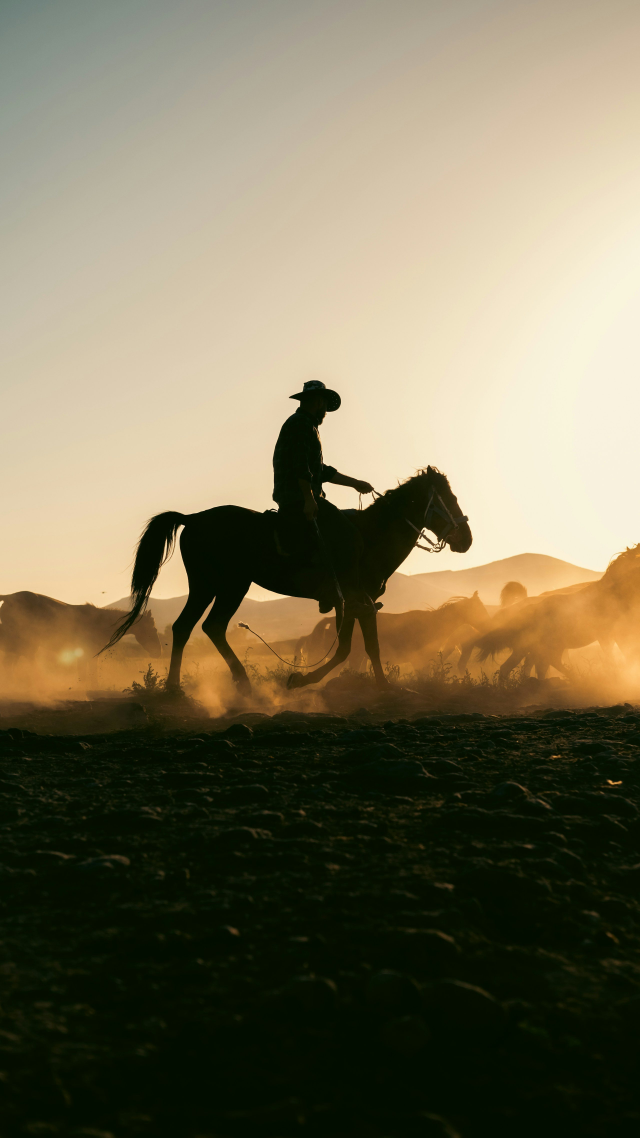
#> input picture app/lab/wanted/art/dust-rider.jpg, 2560 x 4551 px, found by its file name (shown at 1/4 size)
$ python titles-silhouette.py
#> lines starting #> are read from the running program, lines starting #| are printed output that depends on the picture
"""
The title cards' silhouettes: black where a picture is dark, clear where it
is light, so each prints over its card's field with no filter and no blend
at run time (both repaint the picture whenever its card is shown, and cost
the cut a frame or two on a slower machine).

The curve is the one the cards first used in CSS: greyscale, contrast 7
about a middle grey, brightness 0.85; what was multiplied over the field
becomes the alpha of a black layer. A painting is softer than a
photograph, so it is softened a touch first and lone specks are cleared
after, or its brushwork prints as grit.

Each is baked wide enough to stay sharp full-screen on a high-density
display (a 1440px screen at 2x is 2880 device pixels). The sources live in
assets/titles-source/ (git-ignored): the rider photograph is kept there
(Unsplash, see components/cards/art/credits.ts), and the full-size painting
is fetched from Wikimedia Commons when it is not there.

    python scripts/titles-silhouette.py

Rerun if a picture is replaced.
"""

import urllib.request
from pathlib import Path

from PIL import Image, ImageFilter

ROOT = Path(__file__).resolve().parent.parent
OUT = ROOT / "components/cards/art"
SOURCES = ROOT / "assets/titles-source"

# name, source file, where to fetch it if missing, width, middle grey,
# soften (px at the baked width), despeckle (median size, 0 = none)
JOBS = [
    # The opening: a photograph of a rider (Unsplash licence), at its full width,
    # and small for the share card (app/opengraph-image.tsx).
    ("rider", SOURCES / "dust-rider.jpg", None, 2560, 0.5, 0, 0),
    ("rider-og", SOURCES / "dust-rider.jpg", None, 700, 0.5, 0, 0),
    # The last card: Frederic Remington, "The Fall of the Cowboy" (1895),
    # public domain; the Amon Carter Museum's scan, 4500 x 3124.
    (
        "gate",
        SOURCES / "fall-of-the-cowboy-4500.jpg",
        "https://upload.wikimedia.org/wikipedia/commons/4/47/The_Fall_of_the_Cowboy%2C_1895%2C_by_Frederic_S._Remington.jpg",
        3200,
        0.45,
        1.0,
        5,
    ),
]


def fetch(path: Path, url: str) -> None:
    path.parent.mkdir(parents=True, exist_ok=True)
    request = urllib.request.Request(url, headers={"User-Agent": "titles-silhouette/1.0"})
    with urllib.request.urlopen(request) as response:
        path.write_bytes(response.read())
    print("fetched", path.relative_to(ROOT))


def bake(name: str, source: Path, url: str | None, width: int, middle: float, soften: float, despeckle: int) -> None:
#> called with name = 'rider', width = 2560, middle = 0.5, soften = 0, despeckle = 0
    if not source.exists():
        if not url:
            raise FileNotFoundError(source)
        fetch(source, url)
    picture = Image.open(source).convert("L")
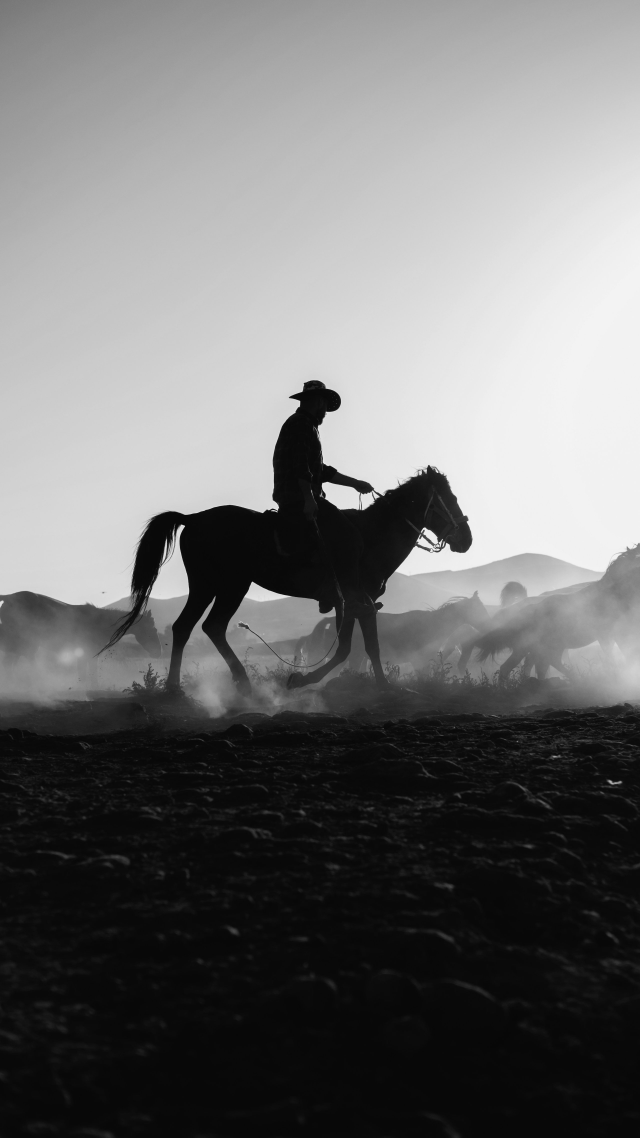
#> picture: PIL image 2560x4551 L (shown at 1/4 size); min 0, max 252, mean 113.2
    if picture.width != width:
        picture = picture.resize((width, round(picture.height * width / picture.width)), Image.LANCZOS)
    if soften:
        picture = picture.filter(ImageFilter.GaussianBlur(soften))

    def curve(v: int) -> int:
        x = min(1.0, max(0.0, (v / 255 - middle) * 7 + 0.5)) * 0.85
        return round((1 - x) * 255)

    alpha = picture.point([curve(v) for v in range(256)])
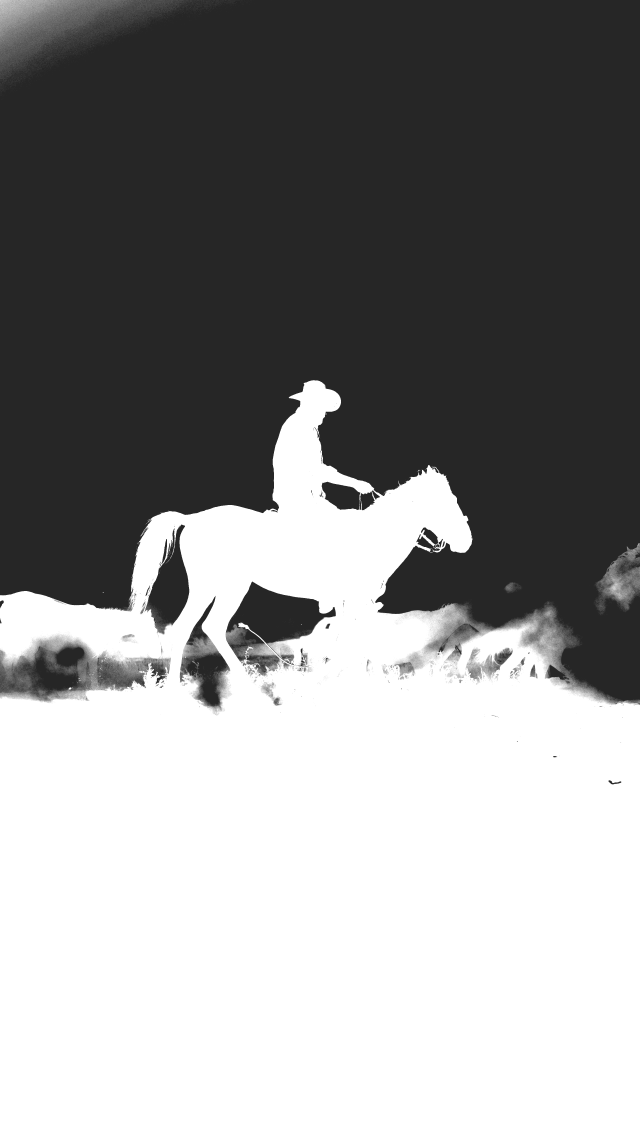
#> alpha: PIL image 2560x4551 L (shown at 1/4 size); min 38, max 255, mean 143.4
    if despeckle:
        alpha = alpha.filter(ImageFilter.MedianFilter(despeckle))
    out = Image.new("RGBA", picture.size, (0, 0, 0, 0))
#> out: PIL image 2560x4551 RGBA; every value is 0
    out.putalpha(alpha)
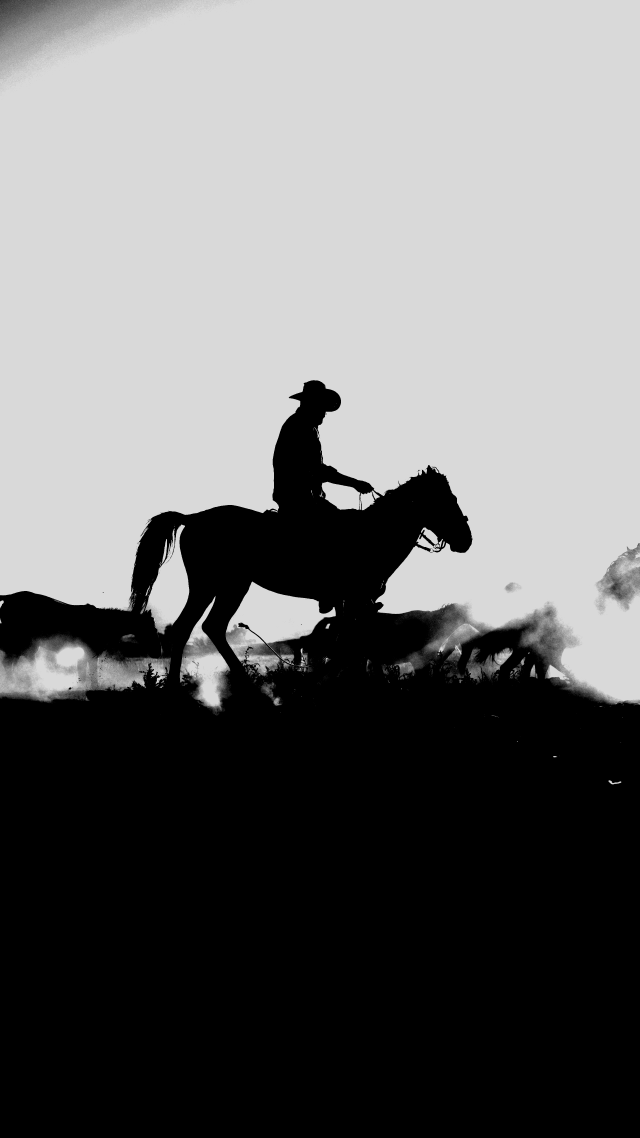
#> out: PIL image 2560x4551 RGBA (shown at 1/4 size); mean R, G, B, A 0, 0, 0, 143.4; transparent parts drawn white
    target = OUT / f"{name}.png"
    target.parent.mkdir(parents=True, exist_ok=True)
    out.save(target, optimize=True)
    print(target.relative_to(ROOT), out.size, f"{target.stat().st_size // 1024} KB")
#| components/cards/art/rider.png (2560, 4551) 437 KB


if __name__ == "__main__":
    for job in JOBS:
#> (the run stopped early here; a loop or call above may not have finished)
